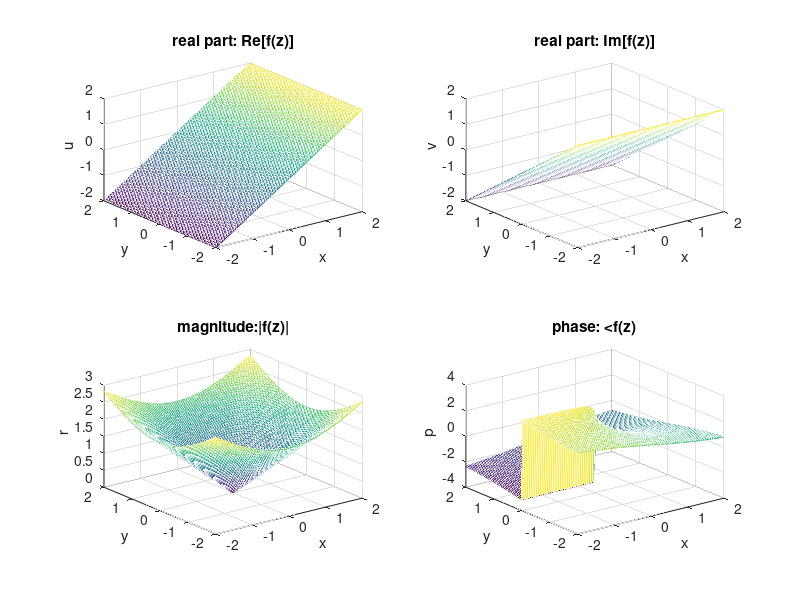

Source code (MATLAB):
x = [-2:0.05:2];
y = [-2:0.05:2];
[X,Y]= meshgrid(x,y);

Z = X+j*Y;

f = conj(Z);

u = real(f);
v = imag(f);
r = abs(f);
p = angle(f);

subplot(2,2,1);
mesh(x,y,u);
xlabel('x');ylabel('y');zlabel('u');title('real part: Re[f(z)]');

subplot(2,2,2);
mesh(x,y,v);
xlabel('x');ylabel('y');zlabel('v');title('real part: Im[f(z)]');

subplot(2,2,3);
mesh(x,y,r);
xlabel('x');ylabel('y');zlabel('r');title('magnitude:|f(z)|');

subplot(2,2,4);
mesh(x,y,p);
xlabel('x');ylabel('y');zlabel('p');title('phase: <f(z)');
